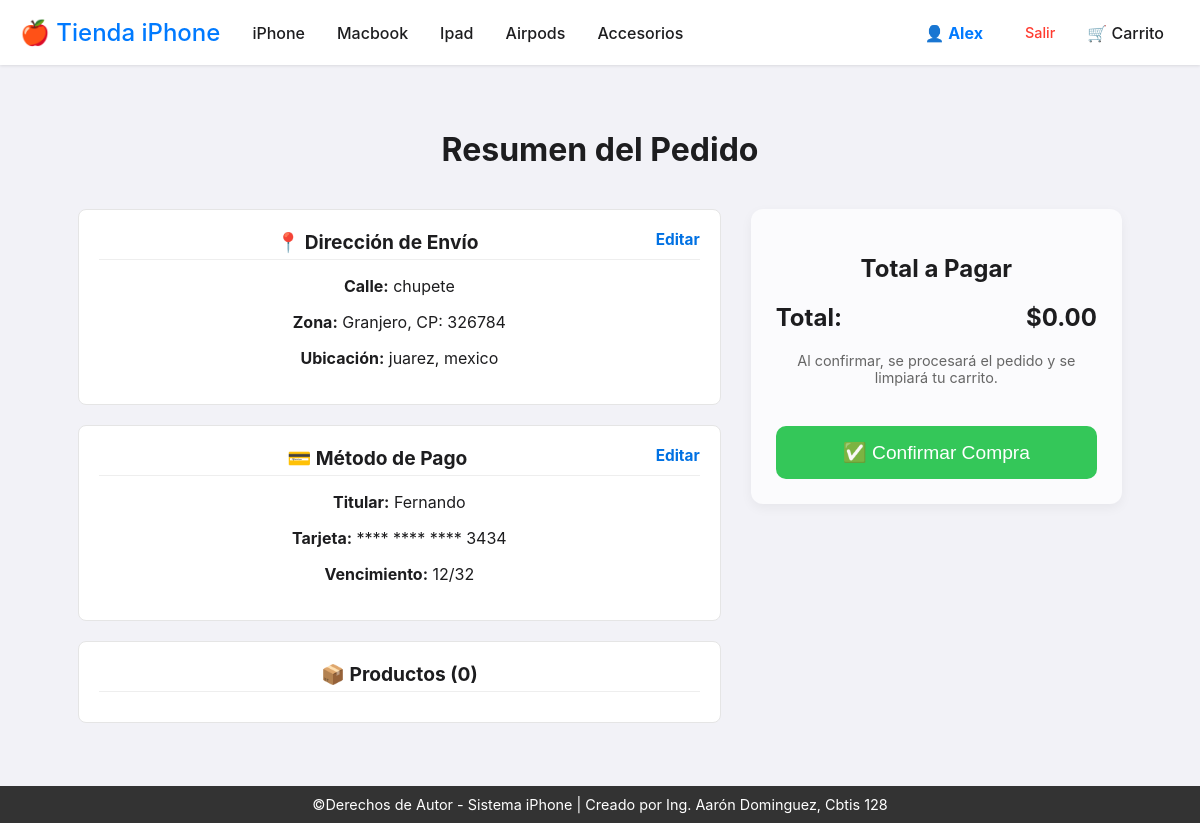
The app's page /checkout/resumen/ (signed in) with its own data.
### app_Iphone/models.py (models this page shows, shortened)
class Direccion(models.Model):
    calle = models.CharField(max_length=255)
    codigo_postal = models.CharField(max_length=10)
    colonia = models.CharField(max_length=100)
    ciudad = models.CharField(max_length=100)
    pais = models.CharField(max_length=100)

class MetodoPago(models.Model):
    titular = models.CharField(max_length=100)
    numero_tarjeta = models.CharField(max_length=16) # Guardar solo números
    fecha_vencimiento = models.CharField(max_length=5) # Formato MM/YY
    cvv = models.CharField(max_length=4)

### app_Iphone/views.py (the view)
# urls.py: path('checkout/resumen/', views.tienda_resumen_pedido, name='tienda_resumen_pedido'),
def tienda_resumen_pedido(request):
    if not request.session.get('usuario_id'):
        return redirect('tienda_login')
    usuario = get_object_or_404(Usuario, pk=request.session['usuario_id'])
    cart_data = _get_cart_data(request)
    if not usuario.direccion:
        return redirect('tienda_mostrar_direccion')
    if not usuario.metodo_pago:
        return redirect('tienda_pago')
    context = {
        'titulo': 'Resumen del Pedido',
        'usuario': usuario,
        'direccion': usuario.direccion,
        'metodo_pago': usuario.metodo_pago,
        'cart_items': cart_data['cart_items'],
        'total_general': cart_data['total_general'],
        'cart_item_count': cart_data['item_count'],
    }
    return render(request, 'tienda/checkout_resumen.html', context)

### app_Iphone/views.py (called while the page is built, shortened)
def _get_cart_data(request):
    cart = request.session.get('cart', {})
    cart_items = []
    total_general = Decimal('0.00')
    item_count = 0
    items_to_delete = []
    if items_to_delete:
        for key in items_to_delete:
            if key in request.session['cart']:
                del request.session['cart'][key]
        request.session.modified = True
    request.session['cart_item_count'] = item_count
    return {'cart_items': cart_items, 'total_general': total_general, 'item_count': item_count}

### app_Iphone/templates/tienda/checkout_resumen.html (shortened to what this page needs)
{% extends "tienda/base_tienda.html" %}
{% block content %}
<h1 style="text-align: center; margin-top: 30px;">Resumen del Pedido</h1>
<div class="summary-container">
    <div class="details-col">
        <div class="section-box">
            <div class="section-title">
                📍 Dirección de Envío
                <a href="{% url 'tienda_mostrar_direccion' %}" class="edit-link">Editar</a>
            </div>
            <p><strong>Calle:</strong> {{ direccion.calle }}</p>
            <p><strong>Zona:</strong> {{ direccion.colonia }}, CP: {{ direccion.codigo_postal }}</p>
            <p><strong>Ubicación:</strong> {{ direccion.ciudad }}, {{ direccion.pais }}</p>
        </div>
        <div class="section-box">
            <div class="section-title">
                💳 Método de Pago
                <a href="{% url 'tienda_pago' %}" class="edit-link">Editar</a>
            </div>
            <p><strong>Titular:</strong> {{ metodo_pago.titular }}</p>
            <p><strong>Tarjeta:</strong> **** **** **** {{ metodo_pago.numero_tarjeta|slice:"-4:" }}</p>
            <p><strong>Vencimiento:</strong> {{ metodo_pago.fecha_vencimiento }}</p>
        </div>
        <div class="section-box">
            <div class="section-title">📦 Productos ({{ cart_item_count }})</div>
        </div>
    </div>
    <div class="total-col">
        <h2>Total a Pagar</h2>
        <div style="display: flex; justify-content: space-between; font-size: 1.5em; font-weight: bold; margin: 20px 0;">
            <span>Total:</span>
            <span>${{ total_general|floatformat:2 }}</span>
        </div>
        <p style="font-size: 0.9em; color: #666; margin-bottom: 20px;">Al confirmar, se procesará el pedido y se limpiará tu carrito.</p>
        <form method="POST" action="{% url 'tienda_finalizar_compra' %}">
            <button type="submit" class="btn-confirm">✅ Confirmar Compra</button>
        </form>
    </div>
</div>
{% endblock %}

### app_Iphone/templates/tienda/base_tienda.html (style rules this page uses)
:root { --apple-blue: #007aff; --apple-gray: #f2f2f7; --text-color: #1d1d1f; --color-principal: #333; }
body { font-family: -apple-system, BlinkMacSystemFont, "Segoe UI", Roboto, Helvetica, Arial, sans-serif; margin: 0; padding-top: 60px; background-color: var(--apple-gray); color: var(--text-color); }

### app_Iphone/templates/tienda/checkout_resumen.html (style rules this page uses)
.summary-container { display: flex; gap: 30px; width: 90%; margin: 40px auto; flex-wrap: wrap; }
.details-col { flex: 2; min-width: 300px; }
.total-col { flex: 1; min-width: 280px; background: #fbfbfd; padding: 25px; border-radius: 12px; height: fit-content; box-shadow: 0 4px 12px rgba(0,0,0,0.05); }
.section-box { background: white; border: 1px solid #e5e5e5; border-radius: 8px; padding: 20px; margin-bottom: 20px; }
.section-title { font-size: 1.2em; font-weight: bold; margin-bottom: 10px; border-bottom: 1px solid #eee; padding-bottom: 5px; }
.btn-confirm { background-color: #34c759; color: white; width: 100%; padding: 15px; border: none; border-radius: 10px; font-size: 1.2em; cursor: pointer; margin-top: 20px; }
.edit-link { float: right; font-size: 0.8em; color: #0071e3; text-decoration: none; }

### records on screen
Direccion: calle "chupete", colonia "Granjero", codigo_postal "326784", ciudad "juarez", pais "mexico"
MetodoPago: titular "Fernando", numero_tarjeta "3434", fecha_vencimiento "12/32"

### other values on screen
{{ request.session.usuario_nombre|default:"Mi Cuenta" }} "Alex"
{{ cart_item_count }} "0"
{{ total_general|floatformat:2 }} "0.00"
